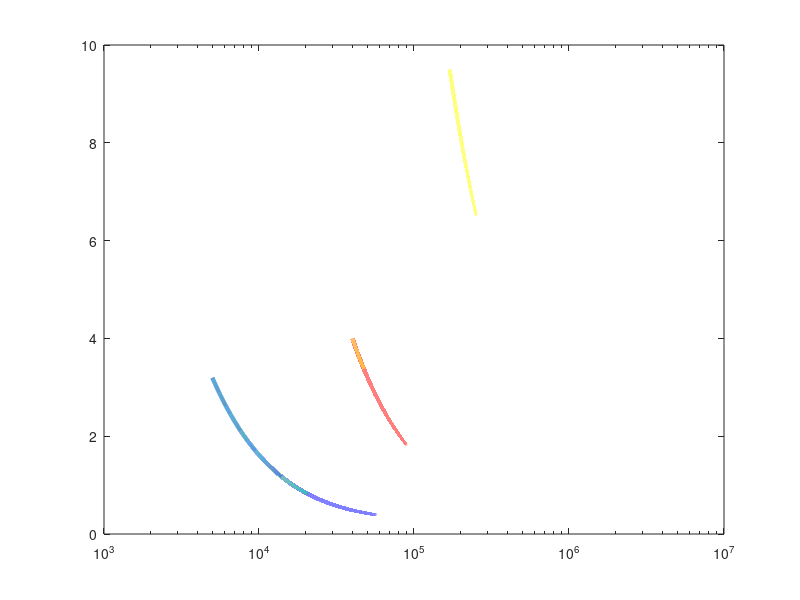

Reproduce this figure in MATLAB. (Note: this script raises an error after producing the figure.)
close all;
clear all;

A0=10e4; %%dato sacado del grafico
wp=2*pi*12; %%frecuencai da corte obtenida del datasheet
sr=0.5e6;
s=tf('s');
r1=5e3;
r3=5e3;
r2=50e3;
r4=20e3;
H1=-(A0/(1+(s/wp)))*r2*r3/(((A0/(1+(s/wp)))*r1*r3)+(r2*r3)+(r1*r3)+(r1*r2));
G1=-r2/r1;
w1=[5000*2*pi:10:500000*2*pi];
[mag1,phase1,wout1] =bode(H1,w1);
mag1=squeeze(mag1);
mag1=mag1.*(w1')./2;
semilogx(w1./(2*pi),((mag1.^(-1)).*sr),'LineWidth',3);
hold on;


r1=5e3;
r3=5e3;
r2=5e3;
r4=20e3;
H2=-(A0/(1+(s/wp)))*r2*r3/(((A0/(1+(s/wp)))*r1*r3)+(r2*r3)+(r1*r3)+(r1*r2));
w2=[40000*2*pi:10:4000000*2*pi];
[mag2,phase2,wout2] =bode(H2,w2);
mag2=squeeze(mag2);
mag2=mag2.*(w2')./2;
semilogx(w2./(2*pi),((mag2.^(-1)).*sr),'LineWidth',3);



r1=50e3;
r3=50e3;
r2=5e3;
r4=100e3;
H3=-(A0/(1+(s/wp)))*r2*r3/(((A0/(1+(s/wp)))*r1*r3)+(r2*r3)+(r1*r3)+(r1*r2));
w3=[170000*2*pi:10:10000000*2*pi];
[mag3,phase3,wout3] =bode(H3,w3);
mag3=squeeze(mag3);
mag3=mag3.*(w3')./2;
semilogx(w3./(2*pi),((mag3.^(-1)).*sr),'LineWidth',3);

formataxes('', 'Frecuencia (Hz)', 'Tensi\''on peak-to-peak (V)', ... % titulo y ejes
                    'Caso-1','Caso-2','Caso-3')% legends

hold off;